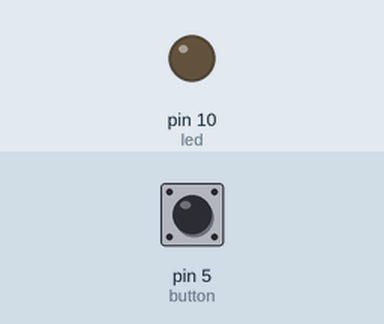
The program below on a simulated MicroPython board. Shown: output pins drawn as LEDs (lit = HIGH). The test bench sets the inputs (shaded band); at power-on: pin 5 (button) HIGH.

Above: at 1.2 s.
1.3 s: pin 5 (button) pulled LOW for 0.15 s
At 1.6 s:
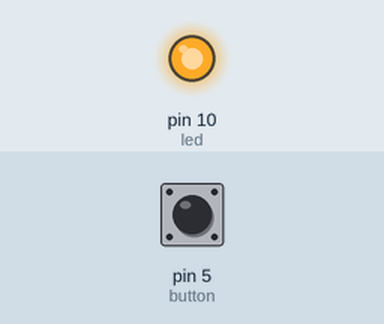
2.9 s: pin 5 (button) pulled LOW for 1 s
At 4.2 s:
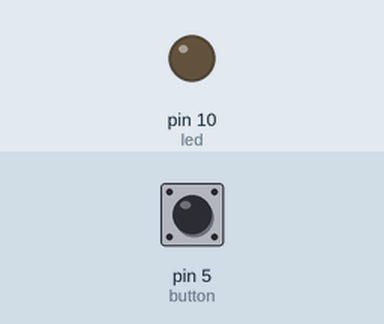
5.4 s: pin 5 (button) pulled LOW for 3.2 s
At 6.0 s:
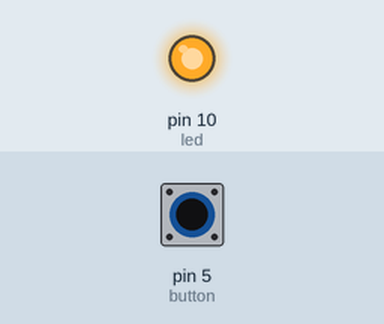
Timing chart, 0 to 8.4 s (numbered marks = the images above; inputs shaded):
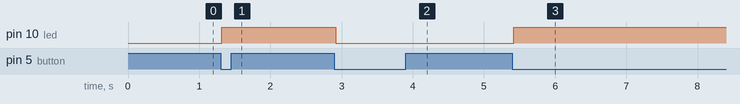

Measured:
- after the input at 1.3 s, pin 10 (led): LOW → HIGH at once
- after the input at 2.9 s, pin 10 (led): HIGH → LOW at once
- after the input at 5.4 s, pin 10 (led): LOW → HIGH at once

The program:

button_toggle_better_example.py
```python
from machine import Pin
import time

# Initialize pin 10 as an output and pin 5 as an input with a pull-up resistor.
led = Pin(10, Pin.OUT)
button = Pin(5, Pin.IN, Pin.PULL_UP)

led_state = False


def toggle_led():
    global led_state
    led_state = not led_state
    led.value(led_state)


def debounce(pin):
    time.sleep(0.01)
    return not pin.value()


# Main loop
while True:
    if not button.value() and debounce(button):
        toggle_led()
        while not button.value():
            time.sleep(0.01)
    time.sleep(0.01)  # Short delay to reduce CPU usage
```
